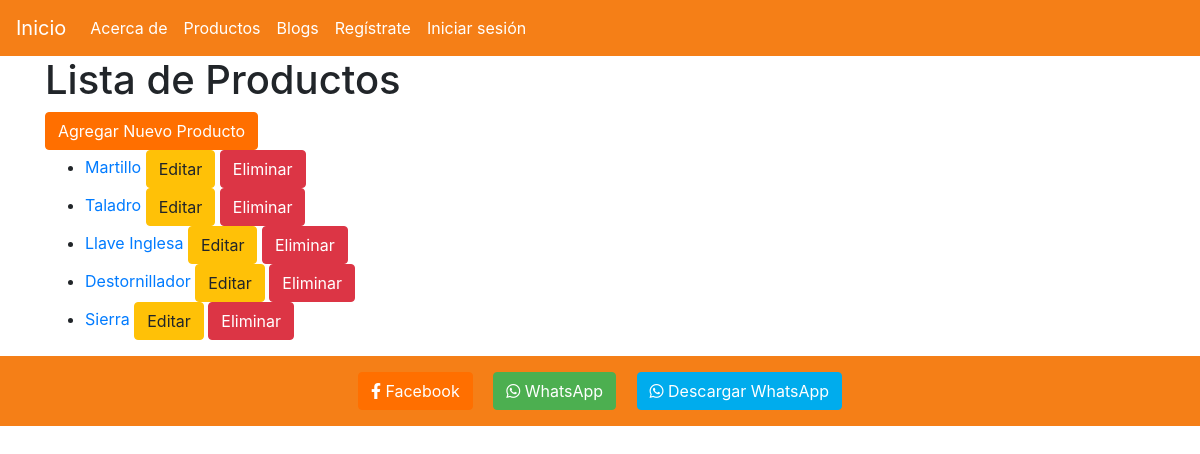
Before: /productos/ with the older database file.
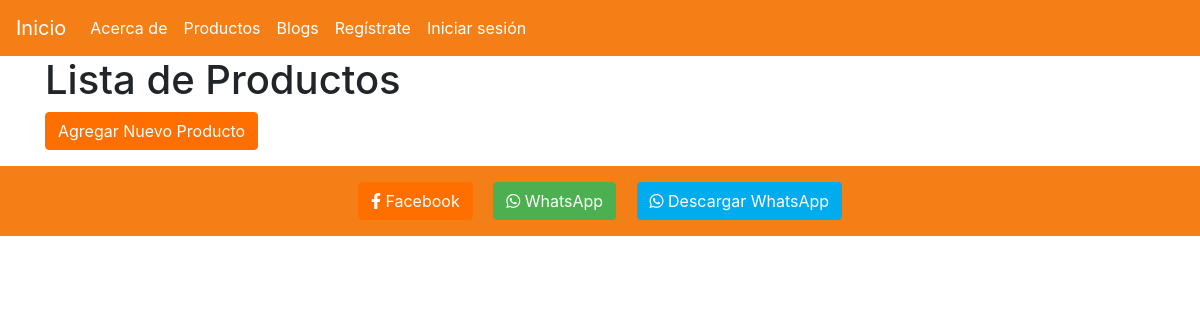
After: the same page with the newer database file.
### productos/models.py (models this page shows, shortened)
class Producto(models.Model):
    nombre = models.CharField(max_length=100)
    descripcion = models.TextField()
    precio = models.DecimalField(max_digits=10, decimal_places=2)
    imagen = models.ImageField(upload_to='productos/')

### productos/views.py (the view)
# urls.py: path('', views.lista_productos, name='lista_productos'),
def lista_productos(request):
    productos = Producto.objects.all()
    return render(request, 'productos/lista_productos.html', {'productos': productos})

### productos/templates/productos/lista_productos.html (shortened to what this page needs)
{% extends "base.html" %}
{% block content %}
    <h1>Lista de Productos</h1>
    <a href="{% url 'nuevo_producto' %}" class="btn btn-primary">Agregar Nuevo Producto</a>
    <ul>
        {% for producto in productos %}
            <li>
                <a href="{% url 'detalle_producto' producto.id %}">{{ producto.nombre }}</a>
                <a href="{% url 'editar_producto' producto.id %}" class="btn btn-warning">Editar</a>
                <form action="{% url 'eliminar_producto' producto.id %}" method="post" style="display:inline;">
                    <button type="submit" class="btn btn-danger">Eliminar</button>
                </form>
            </li>
        {% endfor %}
    </ul>
{% endblock %}

### templates/base.html (shortened to what this page needs)
<!DOCTYPE html>
<html lang="es">
<head>
    <link rel="stylesheet" href="https://stackpath.bootstrapcdn.com/bootstrap/4.5.2/css/bootstrap.min.css">
    <link rel="stylesheet" href="https://cdnjs.cloudflare.com/ajax/libs/font-awesome/5.15.4/css/all.min.css">
</head>
<body>
    <nav class="navbar navbar-expand-lg navbar-light">
        <a class="navbar-brand" href="{% url 'home' %}">Inicio</a>
        <div class="collapse navbar-collapse" id="navbarNav">
            <ul class="navbar-nav">
                <li class="nav-item">
                    <a class="nav-link" href="{% url 'about' %}">Acerca de</a>
                </li>
                <li class="nav-item">
                    <a class="nav-link" href="{% url 'lista_productos' %}">Productos</a>
                </li>
                <li class="nav-item">
                    <a class="nav-link" href="{% url 'page_list' %}">Blogs</a>
                </li>
                <li class="nav-item">
                    <a class="nav-link" href="{% url 'signup' %}">Regístrate</a>
                </li>
                <li class="nav-item">
                    <a class="nav-link" href="{% url 'login' %}">Iniciar sesión</a>
                </li>
            </ul>
        </div>
    </nav>
    <div class="container">
        {% block content %}
        {% endblock %}
    </div>
    <footer class="footer text-center">
        <a href="https://www.facebook.com/TuPaginaFacebook" target="_blank" class="btn btn-primary">
            <i class="fab fa-facebook-f"></i> Facebook
        </a>
        <a href="https://wa.me/1234567890" target="_blank" class="btn btn-success">
            <i class="fab fa-whatsapp"></i> WhatsApp
        </a>
        <a href="https://whatsapp.com/dl/" target="_blank" class="btn btn-info">
            <i class="fab fa-whatsapp"></i> Descargar WhatsApp
        </a>
    </footer>
</body>
</html>

### templates/base.html (style rules this page uses)
.navbar { background-color: #f57f17; }
.navbar-brand, .nav-link { color: #ffffff !important; }
.navbar-nav .nav-link { padding: 0.5rem 1rem; }
.footer { background-color: #f57f17; color: #ffffff; padding: 1rem 0; }
.footer .btn { margin: 0 0.5rem; }
.btn-primary { background-color: #ff6f00; border-color: #ff6f00; }
.btn-success { background-color: #4caf50; border-color: #4caf50; }
.btn-info { background-color: #00aced; border-color: #00aced; }

Changed rows visible on the page:
removed Producto: nombre "Martillo"
removed Producto: nombre "Taladro"
removed Producto: nombre "Llave Inglesa"
removed Producto: nombre "Destornillador"
removed Producto: nombre "Sierra"
